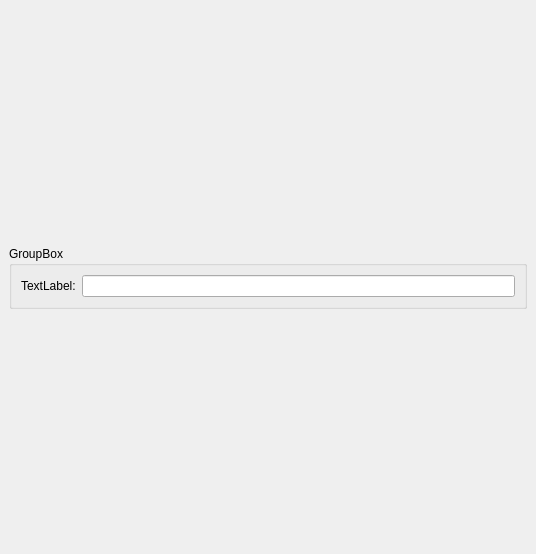
<?xml version="1.0" encoding="UTF-8"?>
<ui version="4.0">
 <class>MainWindow</class>
 <widget class="QMainWindow" name="MainWindow">
  <property name="enabled">
   <bool>true</bool>
  </property>
  <property name="geometry">
   <rect>
    <x>0</x>
    <y>0</y>
    <width>536</width>
    <height>554</height>
   </rect>
  </property>
  <property name="focusPolicy">
   <enum>Qt::TabFocus</enum>
  </property>
  <property name="windowTitle">
   <string>MainWindow</string>
  </property>
  <property name="autoFillBackground">
   <bool>false</bool>
  </property>
  <widget class="QWidget" name="centralwidget">
   <property name="focusPolicy">
    <enum>Qt::TabFocus</enum>
   </property>
   <layout class="QHBoxLayout" name="horizontalLayout_2">
    <item>
     <layout class="QVBoxLayout" name="verticalLayout" stretch="0,0,0">
      <item>
       <spacer name="verticalSpacer_2">
        <property name="orientation">
         <enum>Qt::Vertical</enum>
        </property>
        <property name="sizeHint" stdset="0">
         <size>
          <width>20</width>
          <height>40</height>
         </size>
        </property>
       </spacer>
      </item>
      <item>
       <widget class="QGroupBox" name="groupBox">
        <property name="title">
         <string>GroupBox</string>
        </property>
        <layout class="QHBoxLayout" name="horizontalLayout">
         <item>
          <widget class="QLabel" name="label">
           <property name="text">
            <string>TextLabel:</string>
           </property>
          </widget>
         </item>
         <item>
          <widget class="QLineEdit" name="lineEdit"/>
         </item>
        </layout>
       </widget>
      </item>
      <item>
       <spacer name="verticalSpacer">
        <property name="orientation">
         <enum>Qt::Vertical</enum>
        </property>
        <property name="sizeHint" stdset="0">
         <size>
          <width>20</width>
          <height>40</height>
         </size>
        </property>
       </spacer>
      </item>
     </layout>
    </item>
   </layout>
  </widget>
 </widget>
 <resources/>
 <connections/>
</ui>
